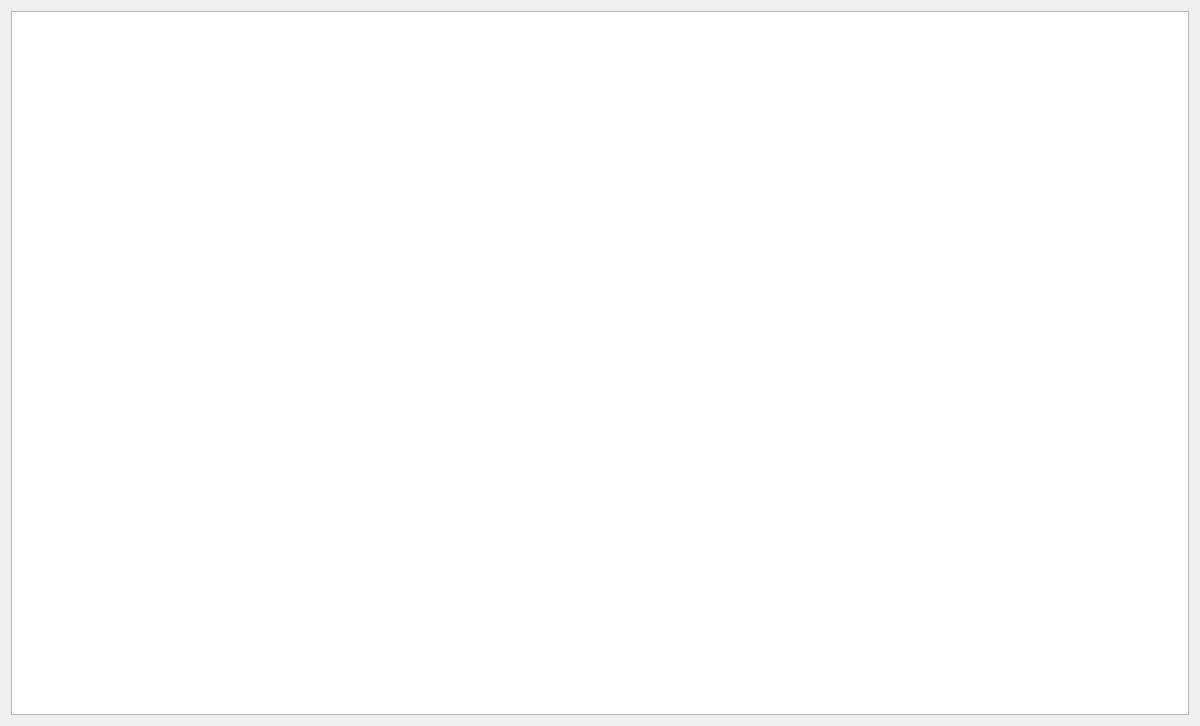
<?xml version="1.0" encoding="UTF-8"?>
<ui version="4.0">
 <class>Form</class>
 <widget class="QWidget" name="Form">
  <property name="geometry">
   <rect>
    <x>0</x>
    <y>0</y>
    <width>1200</width>
    <height>726</height>
   </rect>
  </property>
  <property name="windowTitle">
   <string>Form</string>
  </property>
  <layout class="QVBoxLayout" name="verticalLayout_2">
   <item>
    <layout class="QVBoxLayout" name="verticalLayout">
     <item>
      <widget class="QListWidget" name="list_widget">
       <property name="minimumSize">
        <size>
         <width>1000</width>
         <height>700</height>
        </size>
       </property>
       <property name="spacing">
        <number>20</number>
       </property>
      </widget>
     </item>
    </layout>
   </item>
  </layout>
 </widget>
 <resources/>
 <connections/>
</ui>
